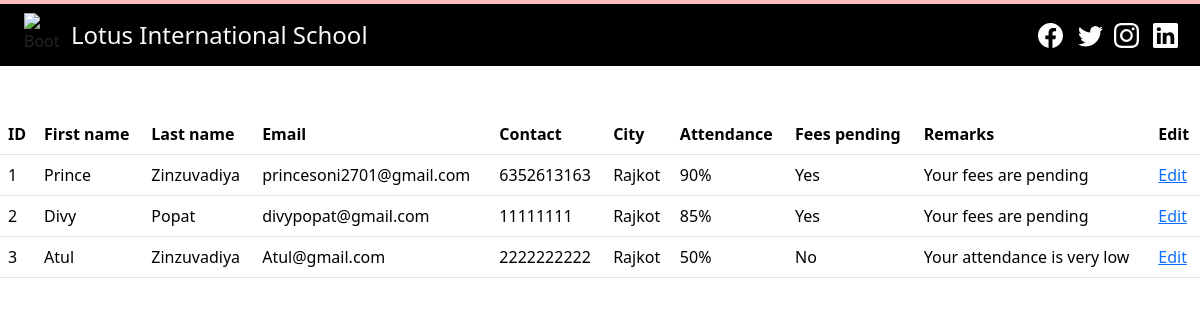
/editstudent/, run on the app's committed database.
### InfoAPP/models.py (models this page shows)
class student(models.Model):
    firstname=models.CharField(max_length=20)
    lastname=models.CharField(max_length=20)
    email=models.EmailField()
    contact=models.IntegerField()
    city=models.CharField(max_length=20)
    attendance=models.CharField(max_length=20)
    feespending=models.CharField(max_length=20)
    remarks=models.CharField(max_length=100)

### InfoAPP/views.py (the view)
# urls.py: path('editstudent/', views.editstudent),
def editstudent(request):
    if request.method=='GET':
        stdata=student.objects.all()
        serial=studentserializers(stdata, many=True)
        return render (request, 'editstudent.html', {'stdata':serial.data})
    else:
        return Response (status=status.HTTP_403_FORBIDDEN)

### templates/editstudent.html (shortened to what this page needs)
<!DOCTYPE html>
<html lang="en">
  <head>
    <link
      href="https://cdn.jsdelivr.net/npm/bootstrap@5.3.2/dist/css/bootstrap.min.css"
      rel="stylesheet"
    />
    {% load static %}
  </head>
  <body style="overflow-x: hidden;">
    <nav class="navbar navbar-expand-lg bg-black ">
      <img src="/static/image/logo.png" alt="Bootstrap" width="35" height="38" style="margin-left: 2%; margin-top: -0.5%;">
      <div class="container-fluid">
        <a class="navbar-brand text-light fs-4 "  href="#">Lotus International School</a>
        <div>
          <a href="https://www.facebook.com/" style="color: white; margin-right: 10px;"></a>
          <a href="https://in.linkedin.com/?original_referer=https%3A%2F%2Fwww.google.com%2F" style="color: white; margin-right: 7px;"></a>
          <a href="https://www.instagram.com/" style="color: white; margin-right: 10px;"></a>
          <a href="https://twitter.com/" style="color: white; margin-right: 10px;"></a>
        </div>
      </div>
    </nav>
   <table class="table table-hover mx-auto my-5 ">
    <thead>
      <tr>
        <th scope="col">ID</th>
        <th scope="col">First name</th>
        <th scope="col">Last name</th>
        <th scope="col">Email</th>
        <th scope="col">Contact</th>
        <th scope="col">City</th>
        <th scope="col">Attendance</th>
        <th scope="col">Fees pending</th>
        <th scope="col">Remarks</th>
        <th scope="col">Edit</th>
      </tr>
    </thead>
    <tbody>
        {% for i in stdata %}
      <tr>
        <td scope="row">{{i.id}}</td>
        <td scope="row">{{i.firstname}}</td>
        <td scope="row">{{i.lastname}}</td>
        <td scope="row">{{i.email}}</td>
        <td scope="row">{{i.contact}}</td>
        <td scope="row">{{i.city}}</td>
        <td scope="row">{{i.attendance}}</td>
        <td scope="row">{{i.feespending}}</td>
        <td scope="row">{{i.remarks}}</td>
        <td><a href="/editstudentid/{{i.id}}">Edit</a></td>
      </tr>
      {% endfor %}
    </tbody>
  </table>
  </body>
</html>

### data on the page
student: firstname "Prince", lastname "Zinzuvadiya", email "princesoni2701@gmail.com", city "Rajkot", attendance "90%", feespending "Yes", remarks "Your fees are pending"
student: firstname "Divy", lastname "Popat", email "divypopat@gmail.com", city "Rajkot", attendance "85%", feespending "Yes", remarks "Your fees are pending"
student: firstname "Atul", lastname "Zinzuvadiya", email "Atul@gmail.com", city "Rajkot", attendance "50%", feespending "No", remarks "Your attendance is very low"

### other printed values
{{ i.id }} "1" "2" "3"
{{ i.contact }} "6352613163" "11111111" "2222222222"
